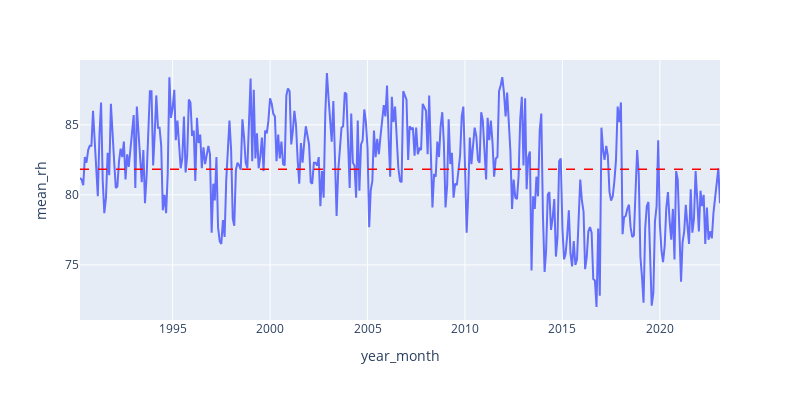

The code cell stored with this chart in its notebook:
### Markdown cell above
##### 5c) Mean Relative Humidity

### Code cell
fig = px.line(df_new, x='year_month', y='mean_rh')
mean = df_new['mean_rh'].mean()
fig.add_hline(y=mean, line_width=1.5,
              line_dash='dash', line_color='red')
fig.update_layout(width=800, height=400,showlegend=False)

### Figure 1 — Plotly figure (JSON) as saved in the notebook; plotly's stock layout.template omitted (floating-point values rounded to 4 significant figures; data arrays with more than 128 entries replaced by an {"elided": "..."} marker saying what was removed)
{"data": [{"hovertemplate": "year_month=%{x}<br>mean_rh=%{y}<extra></extra>", "legendgroup": "", "line": {"color": "#636efa", "dash": "solid"}, "marker": {"symbol": "circle"}, "mode": "lines", "name": "", "orientation": "v", "showlegend": false, "type": "scatter", "x": {"elided": "385 str values"}, "xaxis": "x", "y": {"elided": "385 float values"}, "yaxis": "y"}], "layout": {"height": 400, "legend": {"tracegroupgap": 0}, "margin": {"t": 60}, "shapes": [{"line": {"color": "red", "dash": "dash", "width": 1.5}, "type": "line", "x0": 0, "x1": 1, "xref": "x domain", "y0": 81.83, "y1": 81.83, "yref": "y"}], "showlegend": false, "width": 800, "xaxis": {"anchor": "y", "autorange": true, "domain": [0, 1], "range": ["1990-04-01", "2023-02-01"], "title": {"text": "year_month"}, "type": "date"}, "yaxis": {"anchor": "x", "autorange": true, "domain": [0, 1], "range": [71.07, 89.63], "title": {"text": "mean_rh"}, "type": "linear"}}}
